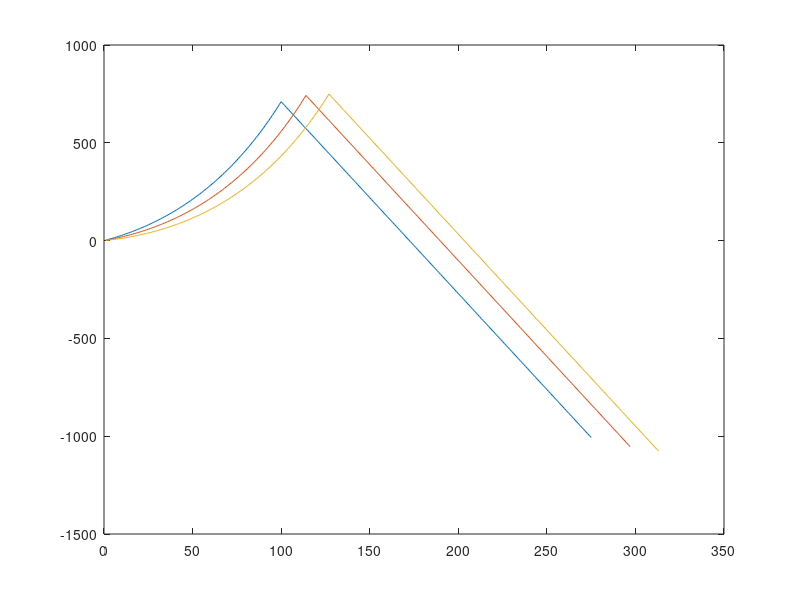

Write the MATLAB code that produced this figure. (Note: this script raises an error after producing the figure.)
%   Robert W. Rost
%   September 20, 2015
%   Rocket Flight
%   Program will ask user for system of units
%   Based on response, user is asked for
%   empty mass of rocket (kg or slugs)
%   fuelmass (kg or slugs)
%   rate at which rocket burns fuel (kg/sec or slugs/sec)
%   exit velocity of thrust (m/sec or ft/sec)
%   desired height of rocket
%   mass of fuel to add if rocket does not meet desired height
%
clear
close all
home
% Initialize variables
time=zeros(1);                          % time vector
vel=zeros(1);                            % velocity of rocket
height=zeros(1);                       % height of rocket
fuelmass=zeros(1);                   % mass of fuel
maxheighttime=zeros(1);          % time of maximum height of rocket
maxveltime=zeros(1);               % time of maximum velocity of rocket
tpeak=zeros(1);                        % time to peak height
hpeak=zeros(1);                       % height at peak time
thit=zeros(1);                           % time to hit gound
maxheight=zeros(1);                 % maximum height of rocket
maxvel=zeros(1);                      % maximum velocity of rocket
% additional variables:
% emptymass - mass of rocket without fule
% q - rate at which rocket burns fuel
% u - velocity of rocket thrust
% m0- total mass of rocket (emptymass+fuelmass)
% burntime - total time rocket burns fuel (fuelmass/q)
% maximumheight - maximum height rocket must attain
% addfuel - mass of fuel added each itteration
answer='no';
%
% input section
%
    unittype=menu('unit type:','SI (g=9.81 ft/sec^2)','gravitational(g=32.2 ft/sec^2)');
    if unittype==1
        g=9.81;
    else
        g=32.2;
    end
    name='Weather Sat';
    if unittype==1
        emptymass=1460;
        fuelmass(1)=1460;
        q=14.6;
        u=2440;
        maximumheight=57700;
        addfuel=200;
    else
        emptymass=100;
        fuelmass(1)=100;
        q=1;
        u=8000;
        maximumheight=200000;
        addfuel=20;
    end
    burntime=fuelmass/q;
    m0=emptymass+fuelmass;
    home
%
% Calculation section
%
profile=1;
while maxheight(profile) < maximumheight
    burntime(profile)=round(fuelmass(profile)/q);
    m0=emptymass+fuelmass(profile);
    %
    % Calculations while rocket is burning fuel
    %
    for t=1:burntime(profile)
        time(t,profile)=t;
        vel(t,profile)=u*log(m0/(m0-q*t))-g*t;
        height(t,profile)=((u/q)*(m0-q*t)*log(m0-q*t))+u*(log(m0)+1)*t-((g*t^2)/2)-((m0*u)/q)*log(m0);
        if maxvel(profile) < vel(t,profile)
            maxvel(profile)=vel(t,profile);
            maxveltime(profile)=t;
        end
        if maxheight(profile)<height(t,profile)
            maxheight(profile)=height(t,profile);
            maxheighttime(profile)=t;
        end
    end
    tpeak(profile)=burntime(profile)+(vel(burntime(profile),profile)/g);
    hpeak(profile)=height(burntime(profile),profile)+((vel(burntime(profile),profile)^2)/(2*g));
    thit(profile)=tpeak(profile)+sqrt((2*hpeak(profile))/g);
    thit(profile)=round(thit(profile));
    %
    % Calculation when rocket is out of fuel
    %
    for t=burntime(profile)+1:thit(profile)
        time(t,profile)=t;
        vel(t,profile)=vel(burntime(profile),profile)-g*(t-burntime(profile));
        height(t,profile)=height(burntime(profile),profile)+vel(burntime(profile),profile)*(t-burntime(profile))-(g*(t-burntime(profile))^2)/2;
        if maxvel(profile) < vel(t,profile)
            maxvel(profile)=vel(t,profile);
            maxveltime(profile)=t;
        end
        if maxheight(profile)<height(t,profile)
            maxheight(profile)=height(t,profile);
            maxheighttime(profile)=t;
        end
    end
    profile=profile+1;
    maxheight(profile)=maxheight(profile-1);
    maxvel(profile)=maxvel(profile-1);
    fuelmass(profile)=fuelmass(profile-1)+addfuel;
end
% output section
fprintf('\n\nrocket name: %s\n',name)
if unittype==1
    %output to display
    fprintf('\nto reach the desired height you need %4.0f kg of fuel \n',fuelmass(profile-1))
    fprintf('max velocity =  %8.4f meters/sec at %3.2f sec \n', maxvel(profile-1), maxveltime(profile-1))
    fprintf('max height =  %8.4f meters at %3.2f sec \n', maxheight(profile-1), maxheighttime(profile-1))
    fprintf('total flight time = %8.2f seconds \n',thit)
    fprintf('the rocket hits the ground at %8.4f meters/sec \n',min(vel(:,profile-1)))
    % plot velocity vrs time
    figure(1)
    legendtext='';
    for ii=1:profile
        plot(1:thit(ii),vel(1:thit(ii),ii))
        hold on
        legendtext=[legendtext;strcat(num2str(fuelmass(ii)),' kg')];
    end
    xlabel('time (sec)')
    ylabel('velocity (meters/sec)')
    title('velocity of rocket for different fuel mass')
    legend(legendtext)
    hold off
    % plot height vrs time
    figure(2)
    for ii=1:profile-1
        plot(1:thit(ii),height(1:thit(ii),ii))
        hold on
    end
    xlabel('time (sec)')
    ylabel('height (meters)')
    title('height of rocket for different fuel mass')
    legend(legendtext)
    hold on
else
    % output to display
    fprintf('\nto reach the desired height you need %4.0f slugs of fuel \n',fuelmass(profile-1))
    fprintf('max velocity =  %8.4f feet/sec at %3.2f sec \n', maxvel(profile-1), maxveltime(profile-1))
    fprintf('max height =  %8.4f feet at %3.2f sec \n', maxheight(profile-1), maxheighttime(profile-1))
    fprintf('total flight time = %8.2f seconds \n',thit(profile-1))
    fprintf('the rocket hits the ground at %8.4f feet/sec \n',min(vel(:,profile-1)))
    % plot velocity vrs time
    figure(1)
    legendtext='';
    for ii=1:profile-1
        plot(1:thit(ii),vel(1:thit(ii),ii))
        hold on
        legendtext=[legendtext;strcat(num2str(fuelmass(ii)),' slugs')];
    end
    xlabel('time (sec)')
    ylabel('velocity (ft/sec)')
    title('velocity of rocket for different fuel mass')
    legend(legendtext)
    hold off
    % plot height vrs time
    figure(2)
    for ii=1:profile-1
        plot(1:thit(iii),height(1:thit(ii),ii))
        hold on
    end
    xlabel('time (sec)')
    title('height of rocket for different fuel mass')
    legend(legendtext)
    hold off
end
fprintf('\n\nif you selected SI units make sure to check the output to display\n')
fprintf('is the total flight time correct?\n\n')
fprintf('if you selected gravatation units make sure both plots have titles and labels\n')